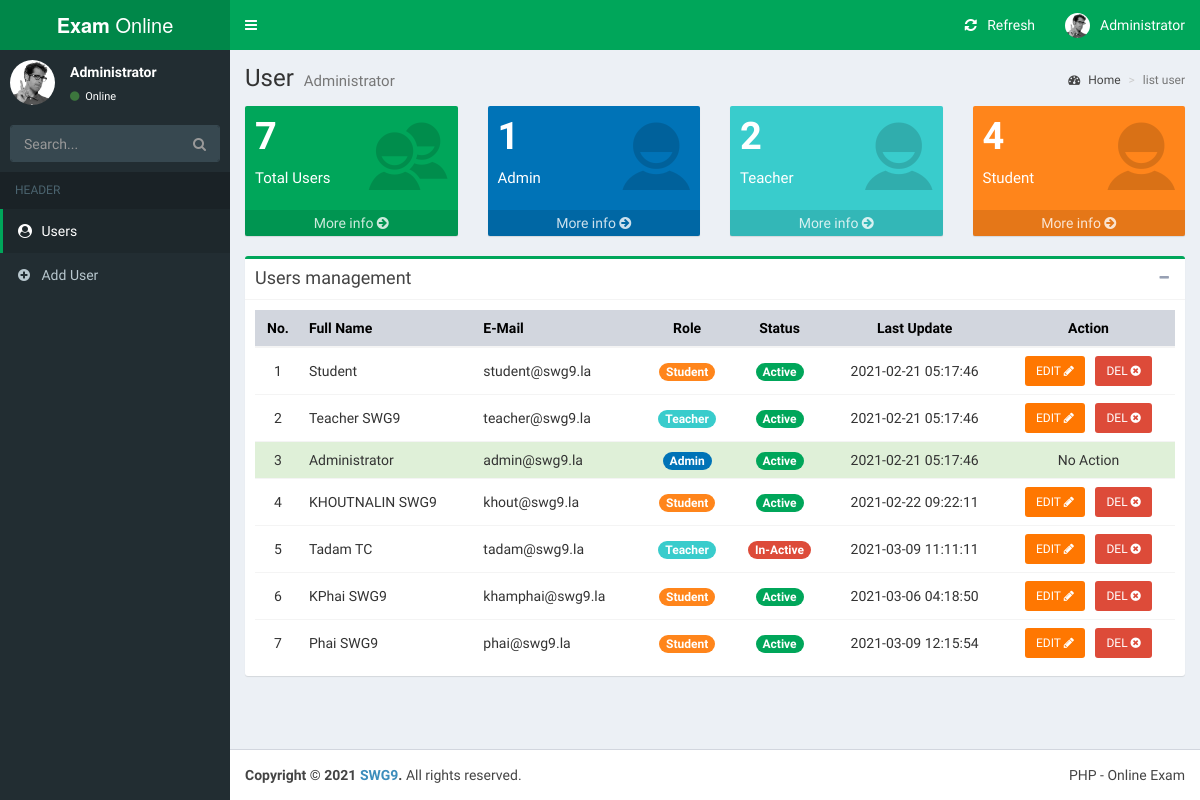
The page /admin/index.php (signed in) on the database as committed earlier.
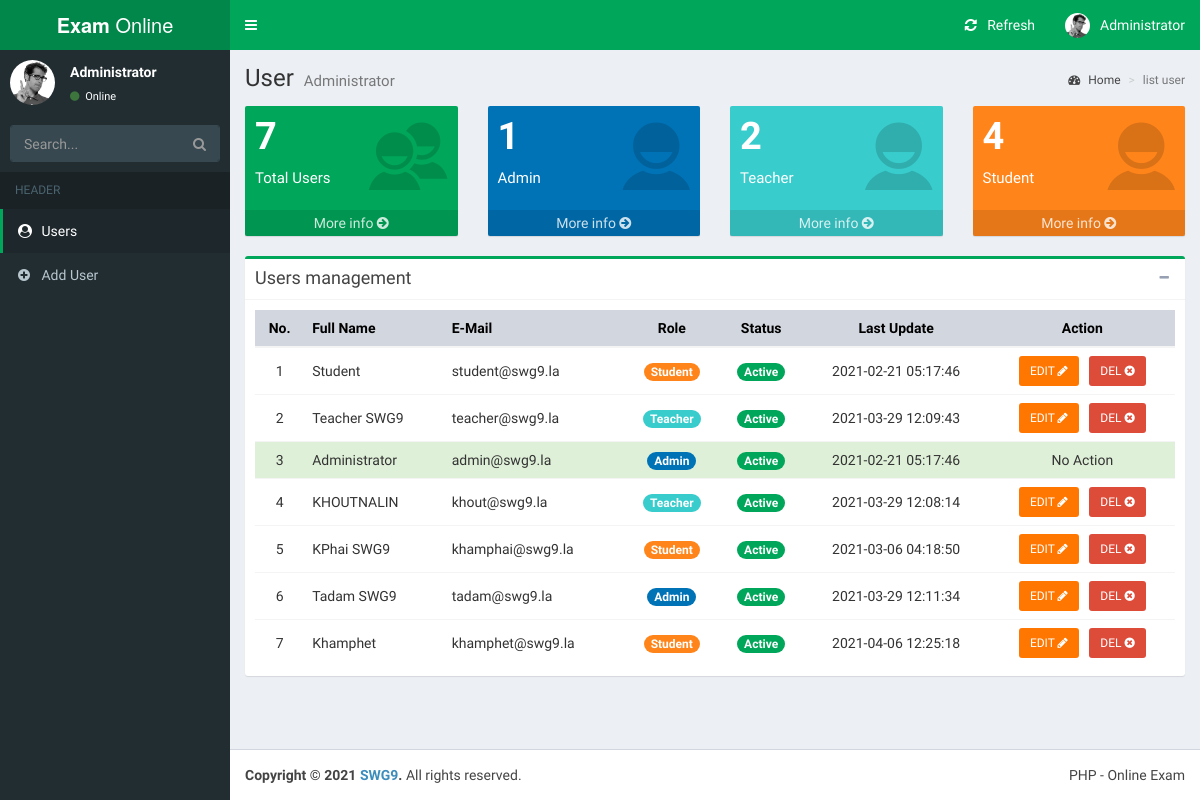
The same page on the database as committed later.
### tables this page shows
CREATE TABLE `tb_users` (
                            `user_id` int(11) NOT NULL,
                            `email` varchar(50) NOT NULL,
                            `password` varchar(50) NOT NULL,
                            `fullname` varchar(100) NOT NULL,
                            `role` varchar(25) NOT NULL DEFAULT 'Student',
                            `status` tinyint(1) NOT NULL,
                            `created_at` timestamp NULL DEFAULT CURRENT_TIMESTAMP,
                            `updated_at` timestamp NULL DEFAULT CURRENT_TIMESTAMP
);

### admin/index.php (the view, shortened to what this page needs)
<?php
include_once '../process/connector.php';
$user_id = $_SESSION['user_id'];
$sql_all = "SELECT COUNT(*) AS USER_CNT FROM tb_users";
$result_all = mysqli_query($link, $sql_all);
$data_all = mysqli_fetch_assoc($result_all);
?>
<!DOCTYPE html>
<html>
<head>
    <link rel="stylesheet" href="../assets/plugins/bootstrap/dist/css/bootstrap.min.css">
    <link rel="stylesheet" href="../assets/plugins/font-awesome/css/font-awesome.min.css">
    <link rel="stylesheet" href="../assets/plugins/Ionicons/css/ionicons.min.css">
    <link rel="stylesheet" href="../assets/css/AdminLTE.min.css">
    <link rel="stylesheet" href="../assets/css/skins/skin-green.min.css">
    <link rel="stylesheet" href="../assets/css/exam.css">
</head>
<body class="hold-transition skin-green fixed sidebar-mini">
<div class="wrapper">
    <?php include_once 'header.php'; ?>
    <aside class="main-sidebar">
        <section class="sidebar">
            <div class="user-panel">
                <div class="pull-left image">
                    <img src="../assets/img/user2-160x160.jpg" class="img-circle" alt="User Image">
                </div>
                <div class="pull-left info">
                    <p><?= htmlspecialchars($_SESSION['full_name']) ?></p>
                    <a href="#"><i class="fa fa-circle text-success"></i> Online</a>
                </div>
            </div>
            <form action="#" method="get" class="sidebar-form">
                <div class="input-group">
                    <input type="text" name="q" class="form-control" placeholder="Search...">
                    <span class="input-group-btn">
              <button type="submit" name="search" id="search-btn" class="btn btn-flat"><i class="fa fa-search"></i>
              </button>
            </span>
                </div>
            </form>
            <ul class="sidebar-menu" data-widget="tree">
                <li class="header">HEADER</li>
                <li class="active"><a href="#"><i class="fa fa-user-circle"></i> <span>Users</span></a></li>
                <li><a href="add-user.php"><i class="fa fa-plus-circle"></i> <span>Add User</span></a></li>
            </ul>
        </section>
    </aside>
    <div class="content-wrapper">
        <section class="content-header">
            <h1>
                User
                <small>Administrator</small>
            </h1>
            <ol class="breadcrumb">
                <li><a href="#"><i class="fa fa-dashboard"></i> Home</a></li>
                <li class="active">list user</li>
            </ol>
        </section>
        <section class="content container-fluid">
            <?php
            print_r($data_cnt);
            ?>
            <div class="row">
                <div class="col-lg-3 col-xs-6">
                    <div class="small-box bg-green">
                        <div class="inner">
                            <h3>
                                <?php
                                if (count($data_all) > 0) {
                                    echo htmlspecialchars($data_all['USER_CNT']);
                                }else{
                                    echo 0;
                                }
                                ?>
                            </h3>
                            <p>Total Users</p>
                        </div>
                        <div class="icon">
                            <i class="ion ion-android-contacts"></i>
                        </div>
                        <a href="#" class="small-box-footer">More info <i class="fa fa-arrow-circle-right"></i></a>
                    </div>
                </div>
                <div class="col-lg-3 col-xs-6">
                    <div class="small-box bg-blue">
                        <div class="inner">
                            <h3>
                                1
                            </h3>
                            <p>Admin</p>
                        </div>
                        <div class="icon">
                            <i class="ion ion-android-contact"></i>
                        </div>
                        <a href="#" class="small-box-footer">More info <i class="fa fa-arrow-circle-right"></i></a>
                    </div>
                </div>
                <div class="col-lg-3 col-xs-6">
                    <div class="small-box bg-teal">
                        <div class="inner">
                            <h3>2</h3>
                            <p>Teacher</p>
                        </div>
                        <div class="icon">
                            <i class="ion ion-android-contact"></i>
                        </div>
                        <a href="#" class="small-box-footer">More info <i class="fa fa-arrow-circle-right"></i></a>
                    </div>
                </div>
                <div class="col-lg-3 col-xs-6">
                    <div class="small-box bg-orange">
                        <div class="inner">
                            <h3>4</h3>
                            <p>Student</p>
                        </div>
                        <div class="icon">
                            <i class="ion ion-android-contact"></i>
                        </div>
                        <a href="#" class="small-box-footer">More info <i class="fa fa-arrow-circle-right"></i></a>
                    </div>
                </div>
            </div>
            <div class="box box-success">
                <div class="box-header with-border">
                    <h4 class="box-title">Users management</h4>
                    <div class="box-tools pull-right">
                        <button type="button" class="btn btn-box-tool" data-widget="collapse"><i
                                    class="fa fa-minus"></i></button>
                    </div>
                </div>
                <div class="box-body">
                    <div class="table-responsive">
                        <table class="table no-margin table-hover">
                            <thead>
                            <tr class="bg-gray">
                                <th class="text-center">No.</th>
                                <th>Full Name</th>
                                <th>E-Mail</th>
                                <th class="text-center">Role</th>
                                <th class="text-center">Status</th>
                                <th class="text-center">Last Update</th>
                                <th class="text-center">Action</th>
                            </tr>
                            </thead>
                            <tbody>
                            <?php
                            $sql = "SELECT user_id, email, fullname, role, status, updated_at FROM tb_users";
                            $result = mysqli_query($link, $sql);
                            $count = mysqli_num_rows($result);
                            $no = 0;
                            if ($count > 0) {
                                while ($row = mysqli_fetch_assoc($result)) {
                                    ?>
                                    <tr
                                        <?php
                                        if ($row['user_id'] == $user_id) {
                                            echo "class='bg-success'";
                                        }
                                        ?>
                                    >
                                        <td class="text-center"><?= @++$no ?></td>
                                        <td><?= htmlspecialchars($row['fullname']) ?></td>
                                        <td><?= htmlspecialchars($row['email']) ?></td>
                                        <td class="text-center">
                                            <?php
                                            if (htmlspecialchars($row['role']) == 'admin') {
                                                echo "<span class=\"text-center badge bg-blue\">Admin</span>";
                                            } else if (htmlspecialchars($row['role']) == 'teacher') {
                                                echo "<span class=\"text-center badge bg-teal\">Teacher</span>";
                                            } else if (htmlspecialchars($row['role']) == 'student') {
                                                echo "<span class=\"text-center badge bg-orange\">Student</span>";
                                            } else {
                                                echo "<span class=\"text-center badge bg-red\">Unknown</span>";
                                            }
                                            ?>
                                        </td>
                                        <td class="text-center">
                                            <?php
                                            if (htmlspecialchars($row['status']) == 1) {
                                                echo "<span class=\"text-center badge bg-green\">Active</span>";
                                            } else {
                                                echo "<span class=\"text-center badge bg-red\">In-Active</span>";
                                            }
                                            ?>
                                        </td>
                                        <td class="text-center"><?= htmlspecialchars($row['updated_at']) ?></td>
                                        <td class="text-center">
                                            <?php
                                            if ($row['user_id'] != $user_id) {
                                                ?>
                                                <form action="<?php echo $_SERVER['PHP_SELF']; ?>" method="POST">
                                                    <a href="edit-user.php?user_id=<?=htmlspecialchars($row['user_id']) ?>"
                                                       class="btn btn-sm bg-orange-active">EDIT <i
                                                                class="fa fa-pencil"></i></a> &nbsp;
                                                    <button type="button"
                                                            data-toggle="modal"
                                                            data-target="#deleteItem"
                                                            data-u-id="<?= htmlspecialchars($row['user_id']) ?>"
                                                            class="btn bg-red btn-sm show-btn-del">DEL <i
                                                                class="fa fa-times-circle"></i>
                                                    </button>
                                                </form>
                                                <?php
                                            } else {
                                                echo "No Action";
                                            }
                                            ?>
                                        </td>
                                    </tr>
                                    <?php
                                }
                            }
                            ?>
                            </tbody>
                        </table>
                    </div>
                </div>
            </div>
        </section>
    </div>
    <footer class="main-footer">
        <div class="pull-right hidden-xs">PHP - Online Exam</div>
        <strong>Copyright &copy; 2021 <a href="#">SWG9</a>.</strong> All rights reserved.
    </footer>
</div>
</body>
</html>

### admin/header.php (shortened to what this page needs)
<header class="main-header">
    <a href="../index.php" class="logo">
        <span class="logo-lg"><b>Exam</b> Online</span>
    </a>
    <nav class="navbar navbar-static-top" role="navigation">
        <a href="#" class="sidebar-toggle" data-toggle="push-menu" role="button">
        </a>
        <div class="navbar-custom-menu">
            <ul class="nav navbar-nav">
                <li class="dropdown messages-menu">
                    <a href="javascript:void(0)" class="dropdown-toggle" data-toggle="dropdown" onclick='window.location.reload(true);'>
                        <i class="fa fa-refresh fa-spin"></i> &nbsp; Refresh
                    </a>
                </li>
                <li class="dropdown user user-menu">
                    <a href="#" class="dropdown-toggle" data-toggle="dropdown">
                        <img src="../assets/img/user2-160x160.jpg" class="user-image" alt="User Image">
                        <span class="hidden-xs"><?=htmlspecialchars($_SESSION['full_name'])?></span>
                    </a>
                </li>
            </ul>
        </div>
    </nav>
</header>

### assets/css/exam.css (style rules this page uses)
.table > tbody > tr > td { vertical-align: middle; }

Rows that differ between the two databases and show on the page:
removed tb_users: no "4", fullname "KHOUTNALIN SWG9", email "khout@swg9.la", role "Student", status "Active", updated_at "2021-02-22 09:22:11"
changed tb_users "Teacher SWG9": updated_at "2021-02-21 05:17:46" → "2021-03-29 12:09:43"
changed tb_users: no "5" → "4"; fullname "Tadam TC" → "KHOUTNALIN"; email "tadam@swg9.la" → "khout@swg9.la"; updated_at "2021-03-09 11:11:11" → "2021-03-29 12:08:14"; status "In-Active" → "Active"
computed for tb_users "KPhai SWG9": no "6" → "5"
changed tb_users: no "7" → "6"; fullname "Phai SWG9" → "Tadam SWG9"; email "phai@swg9.la" → "tadam@swg9.la"; updated_at "2021-03-09 12:15:54" → "2021-03-29 12:11:34"; role "Student" → "Admin"
added tb_users: no "7", fullname "Khamphet", email "khamphet@swg9.la", role "Student", status "Active", updated_at "2021-04-06 12:25:18"
